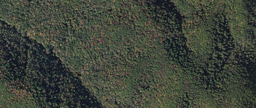
#> input picture code/CNN/Forest/F1.png, 256 x 108 px, shrunk from 1308 x 553 before the run; its folder holds only this picture in this run
$ jupyter execute --allow-errors CNN3-BP-Michiel_2.ipynb   (shell and % lines are left out)   (Python 2 division)
#> lines starting #> are read from the running program, lines starting #| are printed output that depends on the picture; long printed decimals are rounded
# Le-Net 1 based architecture

We start with 41X41 (I) after first convolution (9x9)we have 33X33 (L1). The next pooling layer reduces dimension with 3 to an output image of 11X11 with 4x4 pooling kernels (L2). Then we apply different types of convolution 4x4 kernels on the L2 layer resulting in 8x8 (L3) . Then followed by pooling 2X2 resulting in 4x4 output map (L4). So we have 16 connection for each element in layer L4 (which depend on the amount of different Covolutions in L3)

\begin{equation}
f(x)=\frac{1}{1+e^{-x}} \\
F_{k}= f( \sum_{i} \mathbf{W^{k}_{i} \cdot y_{i}}-b_{k})
\end{equation}

\begin{equation}
E=\sum_{k} \frac{1}{2}|t_k-F_{k}|^{2} \\
\Delta W_{ij}= - \eta \frac{dE}{d W_{ij}}
\end{equation}

\begin{equation}
\Delta W_{ij}= \sum_{k} - \eta \frac{dE}{d F_{k}} \frac{dF_{k}}{dx_{k}} \frac{dx_{k}}{dW_{ij}}=\sum_{k} \eta (t_{k}-F_{k})\frac{e^{-x_{k}}}{(1+e^{-x_{k}})^{2}} \frac{dx_{k}}{dW_{ij}} \\
= \eta (t_{k}-F_{k})\frac{e^{-x_{k}}}{(1+e^{-x_{k}})^{2}} y_{ij}
\end{equation}

\begin{equation}
\Delta b_{k}= - \eta \frac{dE}{d F_{k}} \frac{dF_{k}}{dx_{k}} \frac{dx_{k}}{b_{k}}=\eta (t_{k}-F_{k})\frac{e^{-x_{k}}}{(1+e^{-x_{k}})^{2}} \cdot-1
\end{equation}

Since $\frac{e^{-x_{k}}}{(1+e^{-x_{k}})^{2}}$ is always positive we can neglect this term in our programme

\begin{equation}
x_{k}=\sum_{ij} W^{k}[i,j] \; y^{4rb}[i,j] - b_{k}
\end{equation}

\begin{equation}
y^{4rb}[i,j]= \sum_{u,v} W^{3rb}[u,v] \; y^{3rb} [2i+u,2j+v]
\end{equation}

\begin{equation}
y^{3rb} [2i+u,2j+v]= f\left (x^{3rb}[2i+u,2j+v] \right)
\end{equation}

\begin{equation}
x^{3rb}[2i+u,2j+v]=\sum_{nm} W^{2rb}[n,m] \; y^{2rb}[n+(2i+u),m+(2j+v)] -b^{3rb}[2i+u,2j+v]
\end{equation}

\begin{equation}
\begin{split}
\Delta W^{2rb}[n,m] =\sum_{k} - \eta  \frac{dE}{dF_{k}}
\frac{dF_{k}}{dx_{k}}
\sum_{ij} \frac{dx_{k}}{dy^{4rb}[i,j]}
 \sum_{uv}\frac{dy^{4rb}[i,j]}{d y^{3rb} [2i+u,2j+v]}
\frac{d y^{3rb} [2i+u,2j+v]}{d x^{3rb}[2i+u,2j+v]}
\sum_{nm}\frac{d x^{3rb}[2i+u,2j+v]}{d W^{2rb}[n,m]}
\end{split}
\end{equation}

\begin{equation}
\begin{split}
\Delta b^{3rb}[2i+u,2j+v] =\sum_{k} - \eta  \frac{dE}{dF_{k}}
\frac{dF_{k}}{dx_{k}}
\sum_{ij} \frac{dx_{k}}{dy^{4rb}[i,j]}
 \sum_{uv}\frac{dy^{4rb}[i,j]}{d y^{3rb} [2i+u,2j+v]}
\frac{d y^{3rb} [2i+u,2j+v]}{d x^{3rb}[2i+u,2j+v]}
\frac{d x^{3rb}[2i+u,2j+v]}{d b^{3rb}[2i+u,2j+v]}
\end{split}
\end{equation}

\begin{equation}
    \frac{dx_{k}}{dy^{4rb}[i,j]} = W^{4rbk}[i,j]\\
\end{equation}

\begin{equation}
    \frac{dy^{4rb}[i,j]}{d y^{3rb} [2i+u,2j+v]} = W^{3rb}[u,v] \\
 \end{equation}


\begin{equation}
\frac{d y^{3rb} [2i+u,2j+v]}{d x^{3rb}[2i+u,2j+v]}=\frac{e^{-x^{3rb}[2i+u,2j+v]}}{(1+e^{-x^{3rb}[2i+u,2j+v]})^2}
\end{equation}
This term is first not included since it is always positive. If the training will not converge it might be possible to include this term

 \begin{equation}
    \frac{d y^{3rb} [2i+u,2j+v]}{d W^{2rb}[n,m]}= y^{2rb} [n+(2i+u),m+(2j+v)] \\
\end{equation}

\begin{equation}
\frac{d x^{3rb}[2i+u,2j+v]}{d b^{3rb}[2i+u,2j+v]}=-1
\end{equation}

[cell 1]
import matplotlib.pyplot as plt
import numpy as np
from numpy import linalg as lin
import scipy.signal as sig
from PIL import Image
import glob
import matplotlib.cm as cm
import itertools

[cell 2]
########### Load Input ############################################################################################################################
# In this script I used the brightness to determine structures, instead of one RGB color:
# this is determined by: 0.2126*R + 0.7152*G + 0.0722*B
# Source: https://en.wikipedia.org/wiki/Relative_luminance

patchSize=41 # patchsize this must be 48 since our network can only handle this value

# Open forest
Amount_data= len(glob.glob('Forest/F*'))
dataPatchedF=[]
for k in range (0, Amount_data):
    name="Forest/F%d.png" % (k+1)
    img = Image.open(name)
#> img is the input picture: PIL image 256x108 RGB; mean R, G, B 63.1, 68.8, 58.1
    data=img.convert('RGB')
    data= np.asarray( data, dtype="int32" )
    data=0.2126*data[:,:,0]+0.7152*data[:,:,1]+0.0722*data[:,:,2]
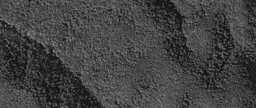
#> data: shape (108, 256) float64; min 13.23, max 143.7, mean 66.8
    Yamount=data.shape[0]/patchSize # Counts how many times the windowsize fits in the picture
#> Yamount = 2
    Xamount=data.shape[1]/patchSize # Counts how many times the windowsize fits in the picture
#> Xamount = 6
    dataPatchedF.append(np.array([[data[j*patchSize:(j+1)*patchSize,i*patchSize:(i+1)*patchSize] for i in range(0,Xamount)] for j in range(0,Yamount)]))

# Open city
Amount_data= len(glob.glob('City/C*'))
dataPatchedC=[]
for k in range (0, Amount_data):
    name="City/C%d.png" % (k+1)
    img = Image.open(name)
    data=img.convert('RGB')
    data = np.asarray( data, dtype="int32" )
    data=0.2126*data[:,:,0]+0.7152*data[:,:,1]+0.0722*data[:,:,2]
    Yamount=data.shape[0]/patchSize # Counts how many times the windowsize fits in the picture
    Xamount=data.shape[1]/patchSize # Counts how many times the windowsize fits in the picture
    dataPatchedC.append(np.array([[data[j*patchSize:(j+1)*patchSize,i*patchSize:(i+1)*patchSize] for i in range(0,Xamount)] for j in range(0,Yamount)]))

# Open water
dataPatchedW=[]
Amount_data= len(glob.glob('Water/W*'))
for k in range (0, Amount_data):
    name="Water/W%d.png" % (k+1)
    img = Image.open(name)
    data=img.convert('RGB')
    data = np.asarray( data, dtype="int32" )
    data=0.2126*data[:,:,0]+0.7152*data[:,:,1]+0.0722*data[:,:,2]
    Yamount=data.shape[0]/patchSize # Counts how many times the windowsize fits in the picture
    Xamount=data.shape[1]/patchSize # Counts how many times the windowsize fits in the picture
    dataPatchedW.append(np.array([[data[j*patchSize:(j+1)*patchSize,i*patchSize:(i+1)*patchSize] for i in range(0,Xamount)] for j in range(0,Yamount)]))

[cell 3]
########### Functions ############################################################################################################################

# Define Activitation functions, pooling and convolution functions (the rules)

def Sigmoid(x):
    return (1/(1+np.exp(-x)))

def TanH(x):
    return (1-np.exp(-x))/(1+np.exp(-x))


def Pool(I,W):
    PoolImg=np.zeros((len(I)/len(W),len(I)/len(W))) # W must fit an integer times into I.
    for i in range(0,len(PoolImg)):
        for j in range(0,len(PoolImg)):
            SelAr=I[i*len(W):(i+1)*len(W),j*len(W):(j+1)*len(W)]
            PoolImg[i,j]=np.inner(SelAr.flatten(),W.flatten()) # Now this is just an inner product since we have vectors
    return PoolImg

# To automatically make Gaussian kernels
def makeGaussian(size, fwhm = 3, center=None):
    x = np.arange(0, size, 1, float)
    y = x[:,np.newaxis]

    if center is None:
        x0 = y0 = size // 2
    else:
        x0 = center[0]
        y0 = center[1]

    return np.exp(-4*np.log(2) * ((x-x0)**2 + (y-y0)**2) / fwhm**2)

# To automatically define pooling nodes
def Pool_node(N):
    s=(N,N)
    a=float(N)*float(N)
    return (1.0/a)*np.ones(s)

[cell 4]
#################### Define pooling layers ###########################################################################
P12=Pool_node(3)*(1.0/100.0) #factor 1000 added to lower values more
P34=Pool_node(2)

#################### Define Convolution layers #######################################################################

######### First C layer #########
C1=[]

## First Kernel

# Inspiration: http://en.wikipedia.org/wiki/Sobel_operator
# http://stackoverflow.com/questions/9567882/sobel-filter-kernel-of-large-size

Kernel=np.array([[4,3,2,1,0,-1,-2,-3,-4],
                 [5,4,3,2,0,-2,-3,-4,-5],
                 [6,5,4,3,0,-3,-4,-5,-6],
                 [7,6,5,4,0,-4,-5,-6,-7],
                 [8,7,6,5,0,-5,-6,-7,-8],
                 [7,6,5,4,0,-4,-5,-6,-7],
                 [6,5,4,3,0,-3,-4,-5,-6],
                 [5,4,3,2,0,-2,-3,-4,-5],
                 [4,3,2,1,0,-1,-2,-3,-4]])

C1.append(Kernel)

## Second Kernel
# Kernel=np.matrix.transpose(Kernel)
Kernel= [[np.sin(x) for x in np.linspace(0,15*np.pi,9)] for i in range(0,9)]
C1.append(Kernel)

## Third Kernel
Kernel=makeGaussian(9,5)
Kernel=(1/np.sum(Kernel))*Kernel
C1.append(Kernel)

## Fourth Kernel
Kernel=np.zeros((9,9))
Kernel[4:5,:]=1
Kernel[5:9,:]=2
Kernel=(1/np.sum(Kernel))*Kernel
C1.append(Kernel)

## Fifth kernel
Kernel=np.zeros((9,9))
for i in range(0,9):
    for j in range(0,9):
        if(i==j):Kernel[i,j]=1
        if(i>j): Kernel[i,j]=2
Kernel=(1/np.sum(Kernel))*Kernel
C1.append(Kernel)

#Sixth Kernel
Kernel=makeGaussian(9,2)
Kernel=(1/np.sum(Kernel))*Kernel
C1.append(Kernel)

# [20 lines of commented-out code are left out]
C2=[] # second convolutio weigths
H3_bias=[]
W=[] # end-weight from output to classifier-neurons
# Define the number of branches in one row
N_branches=2
ClassAmount=3 # Forest, City, Water

for i in range (0, len(C1)):
    C2.append(np.random.rand(N_branches,4,4)*(1.0/100.0))
    H3_bias.append(np.random.rand(N_branches,8,8)*(1.0/10.0))
    W.append(np.random.rand(N_branches,ClassAmount,4,4)*(1.0/100.0)) # W[r][b,k,:,:]

bias=np.zeros((ClassAmount))# bias on the three classes

[cell 5]
N_plts=len(C1)
for i in range(0,N_plts):
    plt.subplot(4,3,i+1)
    plt.imshow(C1[i])
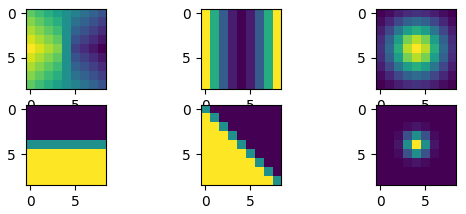
#> figure drawn by matplotlib, 6 panels

[cell 6]
#################### Start training  #######################################################################

# Determines which patch is chosen when
N_F=len(dataPatchedF)
#> N_F = 1
Patches_F=[]
j=0;
for i in range(0,N_F):
    N_ff=dataPatchedF[i].shape[0]*dataPatchedF[i].shape[1]
    Patches_F.append(np.reshape(dataPatchedF[i], (N_ff, patchSize, patchSize)))
    j=j+N_ff
#> after the loop, Patches_F = 1 item; j = 12
N_F=j
#> N_F = 12

N_C=len(dataPatchedC)
Patches_C=[]
j=0;
for i in range(0,N_C):
    N_cc=dataPatchedC[i].shape[0]*dataPatchedC[i].shape[1]
    j=j+N_cc
    Patches_C.append(np.reshape(dataPatchedC[i], (N_cc, patchSize, patchSize)))
#> after the loop, Patches_C = []; j = 0
N_C=j
#> N_C = 0

N_W=len(dataPatchedW)
Patches_W=[]
j=0;
for i in range(0,N_W):
    N_ww=dataPatchedW[i].shape[0]*dataPatchedW[i].shape[1]
    Patches_W.append(np.reshape(dataPatchedW[i], (N_ww, patchSize, patchSize)))
    j=j+N_ww
#> after the loop, Patches_W = []; j = 0
N_W=j
#> N_W = 0

N_total=N_F+N_C+N_W
#> N_total = 12
Sequence = np.arange(N_total)
#> Sequence = [0, 1, 2, 3, 4, 5, 6, 7, 8, 9, 10, 11]
Sequence = np.random.permutation(Sequence)
#> Sequence = [10, 3, 7, 5, 4, 6, 1, 2, 8, 0, 9, 11]

# Make patches tractable
Patches_F = list(itertools.chain.from_iterable(Patches_F))
#> Patches_F = 12 items
Patches_F=np.asarray(Patches_F)

Patches_C = list(itertools.chain.from_iterable(Patches_C))
Patches_C=np.asarray(Patches_C)
#> Patches_C = empty array

Patches_W = list(itertools.chain.from_iterable(Patches_W))
Patches_W=np.asarray(Patches_W)
#> Patches_W = empty array

[cell 7]
len(Sequence)
#> Out = 12

[cell 8]
from itertools import product
###### Chooses patch and defines label #####
for PP in range(0,len(Sequence)):
       # 1 has to be changed to the number of training data
    SS=Sequence[PP]
    if SS<N_F:
        Class_label=np.array([1,0,0])
        inputPatch=Patches_F[SS]
    elif(SS>=N_F) and (SS<(N_F+N_C)):
        Class_label=np.array([0,1,0])
        inputPatch=Patches_C[SS-N_F]
    else:
        Class_label=np.array([0,0,1])
        inputPatch=Patches_W[SS-N_F-N_C]


    ### Layer 1 ###
    H1=[]
    H2=[]
    H3=[[np.zeros((8,8)) for b in range(0,N_branches)] for r in range(0,len(C1))]
    H4=[[np.zeros((8,8)) for b in range(0,N_branches)] for r in range(0,len(C1))]
    x=np.zeros(ClassAmount)
    f=np.zeros(ClassAmount)
    #learning rates
    n_bias=1*10**-3
    n_W=2*10**-6
    n_C2=1*10**-7
    n_H3_bias=1*10**-3


    for r in range (0, len(C1)):
        H1.append(sig.convolve(inputPatch, C1[r], 'valid'))
        H2.append(Pool(H1[r], P12))
        for b in range(0,N_branches):
            H3[r][b]=Sigmoid(sig.convolve(H2[r], C2[r][b],'valid')-H3_bias[r][b])
            H4[r][b]=Pool(H3[r][b],P34)

    for k in range(0,ClassAmount):
        for r in range (0, len(C1)):
            for b in range(0,N_branches):
                x[k]=x[k]+np.inner(H4[r][b].flatten(),W[r][b,k].flatten())
        f[k]=Sigmoid(x[k]-bias[k])


    ###### Back-propagation #####
    for k in range(0, ClassAmount):
        bias[k]=bias[k]-n_bias*(Class_label[k]-f[k])
        for r in range (0, len(C1)):
            for b in range(0,N_branches):
                W[r][b,k]=W[r][b,k]+n_W*(Class_label[k]-f[k])*H4[r][b]
                for i, j, u, v, n, m in product(range(0,4), range(0,4), range(0,2), range(0,2), range(0,4), range(0,4)):
                    C2[r][b,n,m]=C2[r][b,n,m]+n_C2*(Class_label[k]-f[k])*W[r][b,k,i,j]*H2[r][n+(2*j+u),m+(2*j+v)]
                    H3_bias[r][b,2*i+u,2*j+v]=H3_bias[r][b,2*i+u,2*j+v]-n_H3_bias*(Class_label[k]-f[k])*W[r][b,k,i,j]

    print(Class_label,f)
    if (PP%100==0):print(PP)
#> this loop made 12 passes
#> SS on passes 1 to 12: 10, 3, 7, 5, 4, 6, 1, 2, 8, 0, 9, 11
#| [1 0 0] [0.6002 0.6021 0.6023]
#| 0
#| [1 0 0] [0.5961 0.599 0.599]
#| [1 0 0] [0.61 0.6109 0.6097]
#| [1 0 0] [0.6055 0.6065 0.6066]
#| [1 0 0] [0.6066 0.6081 0.6076 ]
#| [1 0 0] [0.6045 0.605 0.6052]
#| [1 0 0] [0.5993 0.5999 0.5998]
#| [1 0 0] [0.5997 0.6007   0.6001 ]
#> (further printed lines are left out)
#> pass 1, `inputPatch=Patches_F[SS]`:
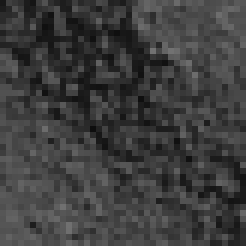
#> inputPatch: shape (41, 41) float64 (shown 6 times larger); min 14.88, max 114.8, mean 62.2
#> pass 2, `inputPatch=Patches_F[SS]`:
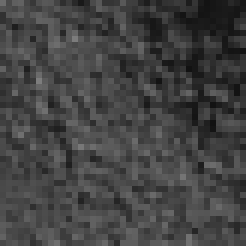
#> inputPatch: shape (41, 41) float64 (shown 6 times larger); min 17.94, max 125.3, mean 67
#> pass 3, `inputPatch=Patches_F[SS]`:
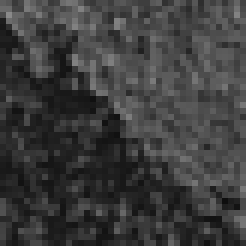
#> inputPatch: shape (41, 41) float64 (shown 6 times larger); min 14.51, max 137.4, mean 61.2
#> after the loop:
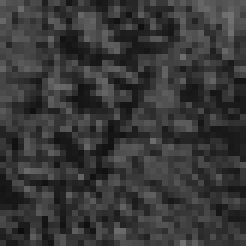
#> inputPatch: shape (41, 41) float64 (shown 6 times larger); min 13.87, max 114.6, mean 56
#> after the loop, C2 = 6 items; H3_bias = 6 items; W = 6 items; bias = [-0.00477, 0.00724, 0.00723]

[cell 9]
sig.convolve(H2[2], C2[2][0],'valid')-H3_bias[2][0]

[cell 10]
x
#> Out = [0.408, 0.416, 0.418]

[cell 11]
bias
#> Out = [-0.00477, 0.00724, 0.00723]
